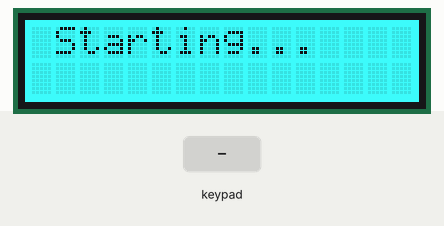
The sketch below on a simulated Arduino Uno, built with avr-gcc and run on an emulated ATmega328P. Shown: 16×2 character LCD. The test bench sets the inputs (shaded band). EEPROM starts erased.

Above: at 3.8 s.
At 5.9 s:
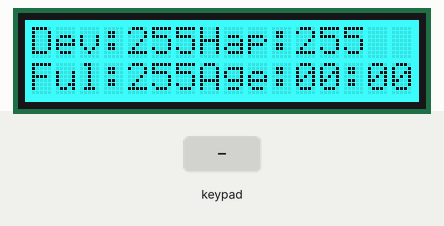
6.0 s: key 'S' pressed
At 9.7 s:
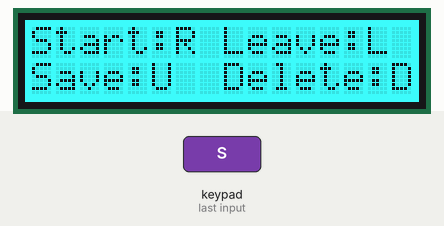
10.0 s: key 'R' pressed
At 11.3 s:
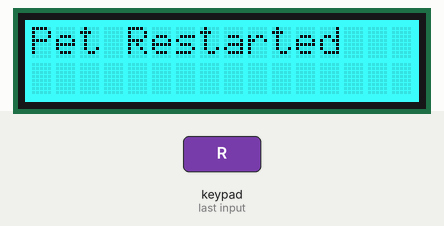
Timing chart, 0 to 13.0 s (numbered marks = the images above; inputs shaded):
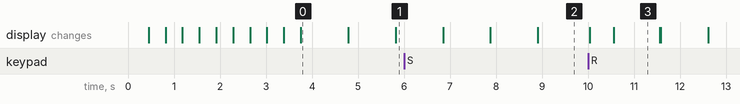

The sketch:

Courswork_virtual_pet.ino.ino
```cpp
  #include <Adafruit_RGBLCDShield.h>
  #include <utility/Adafruit_MCP23017.h>
  #include <EEPROM.h>
  #include <Time.h>

  Adafruit_RGBLCDShield lcd = Adafruit_RGBLCDShield();

  unsigned long startTime4Hap;
  unsigned long startTime4Ful;

  uint8_t development = 0;
  uint8_t happiness = 2;
  uint8_t fullness = 3;
  uint8_t age = 0;

  //states of the App
  // 1 -> playing state
  // 2 -> Menu selected & puase pet
    uint8_t state;


  void setup() {
    // put your setup code here, to run once:
    Serial.begin(9600);  //start Serial in case we need to print debugging info
    //read the pet statics
       EEPROM.get(50,development);
       EEPROM.get(100,happiness);
       EEPROM.get(150 ,fullness);
       EEPROM.get(200, age);


    lcd.begin(16, 2);
    lcd.setBacklight(0x6);
    welcome();

    state = 1;

  }

  void loop() {
    // put your main code here, to run repeatedly:

    uint8_t buttons = lcd.readButtons();

    if(state == 1){
            updateLcd();
            if (age == 5) {
                development = 1;
                 startTime4Hap = millis();
                 startTime4Ful = millis();
              }

              if (age >= 5) {
            every_7sec_update_happiness();
            everty_11sec_update_fullness();
              }

          //id dev stage >1 listen input
        if (development >= 1) {
          if (buttons & BUTTON_LEFT) {
            feedPet();
          }else if (buttons & BUTTON_RIGHT) {
            playPet();
          }else  if (buttons & BUTTON_UP) {
            growPet();
          }


        }
   delay(998);
   age += 1;

     // menu selected
    }else if(state == 2){
      if(buttons & BUTTON_UP){
        savePet();
        menuSelected();
      }else if(buttons & BUTTON_DOWN){
        deletePet();
        state = 1;
      }else if (buttons & BUTTON_RIGHT) {
            restart();
            state = 1;
       }else if (buttons & BUTTON_LEFT) {
            leave();
            lcd.clear();
            state = 1;
        }

    }


   if (buttons & BUTTON_SELECT) {
        state = 2;
        menuSelected();

      }


  }


  void every_7sec_update_happiness() {

    if (millis() - startTime4Hap >= 7000) {
      // if age atleast 5
      if (age >= 5) {
        if (happiness > 0) {
          happiness -= 1;
        }
        startTime4Hap = millis();
      }
    }
  } // end of updHap7Sec()


  // every 11 sec update fullness
  void everty_11sec_update_fullness() {
    if (millis() - startTime4Ful > 11000) {
      if (fullness > 0) {
        fullness -= 1;
      }
      //
      if (fullness == 0) {
        happiness = 0;
      }
      startTime4Ful = millis();//
    }
  }// end of everty_11sec_update_fullness(


  //Eventhandlers
  // BUTTON_lEFT handler -feedPet
  void feedPet() {
    if (fullness < 3) {
      fullness += 1;
      startTime4Ful = millis();//
    }else if (fullness == 3) {
      fullness += 1;
      happiness = 0;
      startTime4Ful = millis();//
    }

  }
  //BUTTON_RIGHT pressed handler - playPet
  void playPet() {
    if ((happiness < 2) && (fullness >= 2)) {
      happiness += 1;
      startTime4Hap = millis();
    }
  }

  // //BUTTON_up pressed handler - growPet
  void growPet(){
    if((age>35)&&(happiness >= 1)&& fullness >= 3){
      development = 2;
    }
  }


  // update the lcd
  void updateLcd() {

    uint8_t minutes = age/60;
    uint8_t sec = age%60;
    lcd.setCursor(0, 0);
    lcd.print("Dev:");
    lcd.setCursor(4, 0);
    lcd.print(development);

    // Pet happiness
    lcd.setCursor(7, 0);
    lcd.print("Hap:");
    lcd.print(happiness);

// pet fullness
    lcd.setCursor(0, 1);
    lcd.print("Ful:");

    lcd.print(fullness);

    lcd.setCursor(7, 1);
    lcd.print("Age:");

    if(minutes<10){
      lcd.print(0);
    }
    lcd.print(minutes);

    lcd.print(":");

    if(sec<10){
      lcd.print(0);
    }
    lcd.print(sec);


  }

   void menuSelected(){

//    state = 2;
//    for(int i = 8; i>0; i-=2){
//    lcd.clear();
//    lcd.setCursor(i,0);
//    lcd.print(" Main Menu");
//    lcd.setCursor(i,1);
//    lcd.print("------------");
//    delay(500);
//     }
//     for(int i = -0; i<5; i+=1){
//    lcd.clear();
//    lcd.setCursor(i,0);
//    lcd.print(" Main Menu");
//    lcd.setCursor(i,1);
//    lcd.print("------------");
//    delay(400);
//     }
    lcd.clear();
    lcd.setCursor(5,0);
    lcd.print("Main Menu");
    lcd.setCursor(5,1);
    lcd.print("-----------");
    delay(1000);
    lcd.clear();
    lcd.setCursor(0,0);
    lcd.print("Start:R");
    lcd.setCursor(8,0);
    lcd.print("Leave:L");
    lcd.setCursor(0,1);
    lcd.print("Save:U");
    lcd.setCursor(8,1);
    lcd.print("Delete:D");
  }


  void savePet(){
    EEPROM.put(50,development);
    EEPROM.put(100,happiness);
    EEPROM.put(150,fullness);
    EEPROM.put(200,age);
    lcd.clear();
    lcd.setCursor(0,0);
    lcd.print("Pet Saved");
    delay(1000);
  }

  void deletePet(){
    EEPROM.put(50,0);
    EEPROM.put(100,2);
    EEPROM.put(150,3);
    EEPROM.put(200,0);
    lcd.clear();
    lcd.setCursor(0,0);
    lcd.print("Pet Deleted");
    delay(500);
    lcd.clear();

     EEPROM.get(50,development);
     EEPROM.get(100,happiness);
     EEPROM.get(150 ,fullness);
     EEPROM.get(200, age);

  }

  void restart(){
    deletePet();
    lcd.clear();
    lcd.setCursor(0,0);
    lcd.print("Pet Restarted");
    delay(1000);
    lcd.clear();
    state = 1;
     EEPROM.get(50,development);
     EEPROM.get(100,happiness);
     EEPROM.get(150 ,fullness);
     EEPROM.get(200, age);
  }

  void leave(){
    state = 1;
  }

  void welcome(){
    for(int i = 17; i>-2; i-=2){
      lcd.clear();
      lcd.setCursor(i,0);
      lcd.print("Virtual Pet ...");
      delay(350);

    }
    lcd.clear();
    lcd.setCursor(1,0);
    lcd.print("Starting...");
    delay(1000);
    lcd.clear();
  }
```

Measured:
- after the input at 6.0 s, the display: first differs from a run without the input after 1.9 s (image 2 shows a later state)
- after the input at 10.0 s, the display: first changes at once (image 3 shows a later state)
- what the display in image 0 shows lasts 1.0 s, from 3.8 s to 4.8 s
